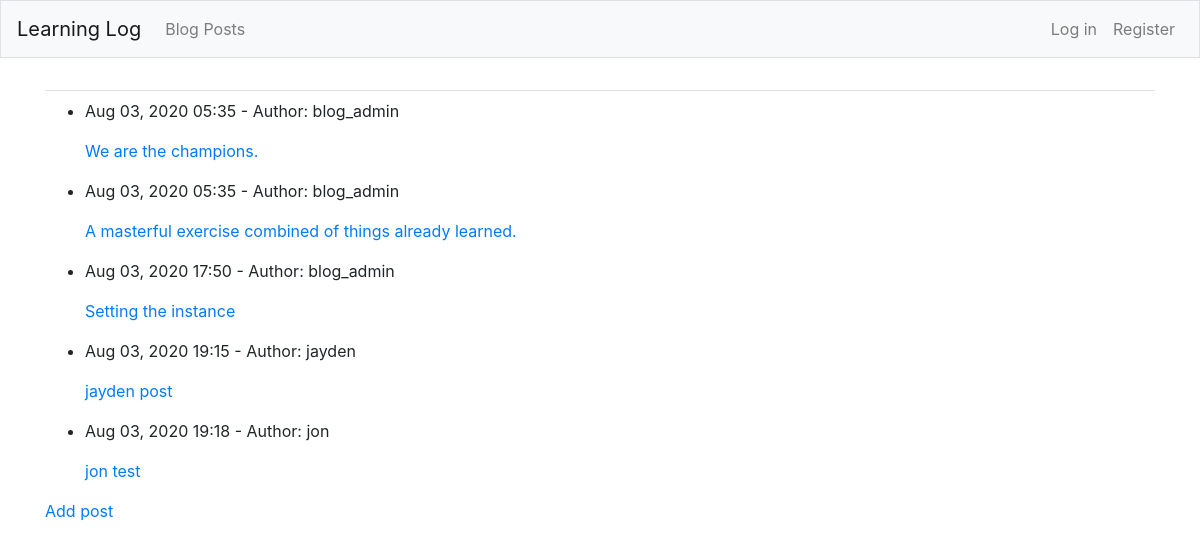
/posts/, run on the app's committed database.
### blogs/models.py (models this page shows, shortened)
class BlogPost(models.Model):
    title = models.CharField(max_length=108)
    text = models.TextField(max_length=2064)
    date_added = models.DateTimeField(auto_now_add=True)
    owner = models.ForeignKey(User, on_delete=models.CASCADE)

### blogs/views.py (the view)
# urls.py: path('posts/', views.posts, name='posts'),
def posts(request):
    posts = BlogPost.objects.order_by('date_added')
    context = {'posts': posts}
    return render(request, 'blogs/posts.html', context)

### blogs/templates/blogs/posts.html
{% extends "blogs/base.html" %}
{% block content %}
    {% for post in posts %}
        <ul>
            <li>
                <p>{{ post.date_added|date:'M d, Y H:i' }} - Author: {{ post.owner }}</p>
                <a href="{% url 'blogs:post' post.id %}">{{ post.title|linebreaks }}</a>
            </li>
        </ul>
    {% empty %}
        <p>No posts have been made yet.</p>
    {% endfor %}
    <a href="{% url 'blogs:new_post' %}">Add post</a>
{% endblock content %}

### blogs/templates/blogs/base.html (shortened to what this page needs)
{% load bootstrap4 %}
<!doctype html>
<html lang="en">
    <head>
            {% bootstrap_css %}
    </head>
    <body>
        <nav class="navbar navbar-expand-md navbar-light bg-light mb-4 border">
            <a class="navbar-brand" href="{% url 'blogs:index' %}">
                Learning Log</a>
            <div class="collapse navbar-collapse" id="navbarCollapse">
                <ul class="navbar-nav mr-auto">
                    <li class="nav-item">
                        <a class="nav-link" href="{% url 'blogs:posts' %}">
                            Blog Posts</a></li>
                </ul>
                <ul class="navbar-nav ml-auto">
                    {% if user.is_authenticated %}
                        <li class="nav-item">
                            <span class="navbar-text">Hello, {{ user.username }}</span>
                        </li>
                        <li class="nav-item">
                            <a class="nav-link" href="{% url 'users:logout' %}">Log out</a>
                        </li>
                    {% else %}
                        <li class="nav-item">
                            <a class="nav-link" href="{% url 'users:login' %}">Log in</a>
                        </li>
                        <li class="nav-item">
                            <a class="nav-link" href="{% url 'users:register' %}">Register</a>
                        </li>
                    {% endif %}
                </ul>
            </div>
        </nav>
        <main role="main" class="container">
            <div class="pb-2 mb-2 border-bottom">
            </div>
            <div>
                {% block content %}{% endblock content %}
            </div>
        </main>
    </body>
</html>

### data on the page
BlogPost: date_added "Aug 03, 2020 05:35", owner "blog_admin", title "We are the champions."
BlogPost: date_added "Aug 03, 2020 05:35", owner "blog_admin", title "A masterful exercise combined of things already learned."
BlogPost: date_added "Aug 03, 2020 17:50", owner "blog_admin", title "Setting the instance"
BlogPost: date_added "Aug 03, 2020 19:15", owner "jayden", title "jayden post"
BlogPost: date_added "Aug 03, 2020 19:18", owner "jon", title "jon test"
